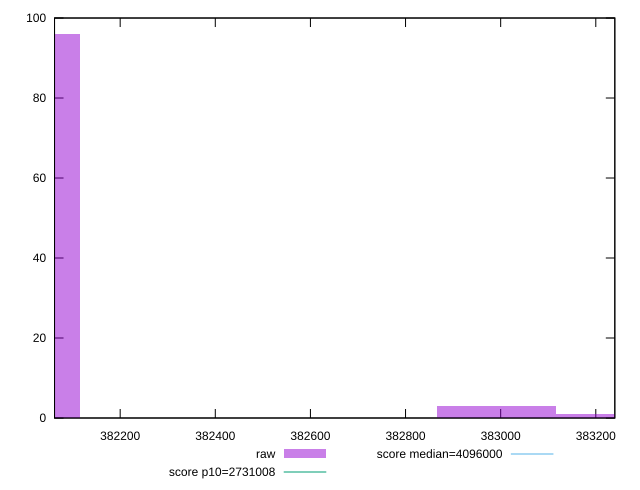

Here is the gnuplot script that generated this plot:
reset

$raw <<EOF
382990.95078083867 3
381990.32125561114 96
383241.1081621456 1
EOF

set key outside below
set boxwidth 250.15738130688354
set xrange [382062:383240]
set yrange [0:100]
set trange [0:100]
set style fill transparent solid 0.5 noborder

set parametric
set terminal svg size 640, 490 enhanced background rgb 'white'
set output "report_00019_2021-02-10T18-14-37.922Z//total-byte-weight/samples/pages+cached+noadtech+nomedia+nocss/raw/histogram.svg"

plot $raw title "raw" with boxes, \
     2731008,t title "score p10=2731008", \
     4096000,t title "score median=4096000"

reset
